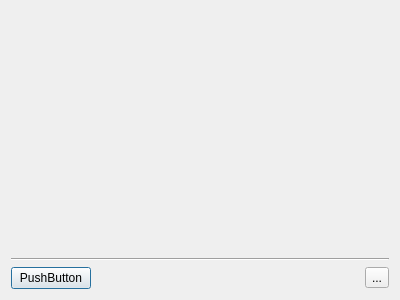
<?xml version="1.0" encoding="UTF-8"?>
<ui version="4.0">
 <class>Dialog</class>
 <widget class="QDialog" name="Dialog">
  <property name="geometry">
   <rect>
    <x>0</x>
    <y>0</y>
    <width>400</width>
    <height>300</height>
   </rect>
  </property>
  <property name="windowTitle">
   <string>Dialog</string>
  </property>
  <layout class="QVBoxLayout" name="verticalLayout">
   <item>
    <spacer name="verticalSpacer">
     <property name="orientation">
      <enum>Qt::Vertical</enum>
     </property>
     <property name="sizeHint" stdset="0">
      <size>
       <width>20</width>
       <height>239</height>
      </size>
     </property>
    </spacer>
   </item>
   <item>
    <widget class="Line" name="line">
     <property name="orientation">
      <enum>Qt::Horizontal</enum>
     </property>
    </widget>
   </item>
   <item>
    <layout class="QHBoxLayout" name="horizontalLayout">
     <item>
      <widget class="QPushButton" name="pushButton">
       <property name="text">
        <string>PushButton</string>
       </property>
      </widget>
     </item>
     <item>
      <spacer name="horizontalSpacer">
       <property name="orientation">
        <enum>Qt::Horizontal</enum>
       </property>
       <property name="sizeHint" stdset="0">
        <size>
         <width>40</width>
         <height>20</height>
        </size>
       </property>
      </spacer>
     </item>
     <item>
      <widget class="QToolButton" name="toolButton">
       <property name="text">
        <string>...</string>
       </property>
      </widget>
     </item>
    </layout>
   </item>
  </layout>
 </widget>
 <resources/>
 <connections/>
</ui>
